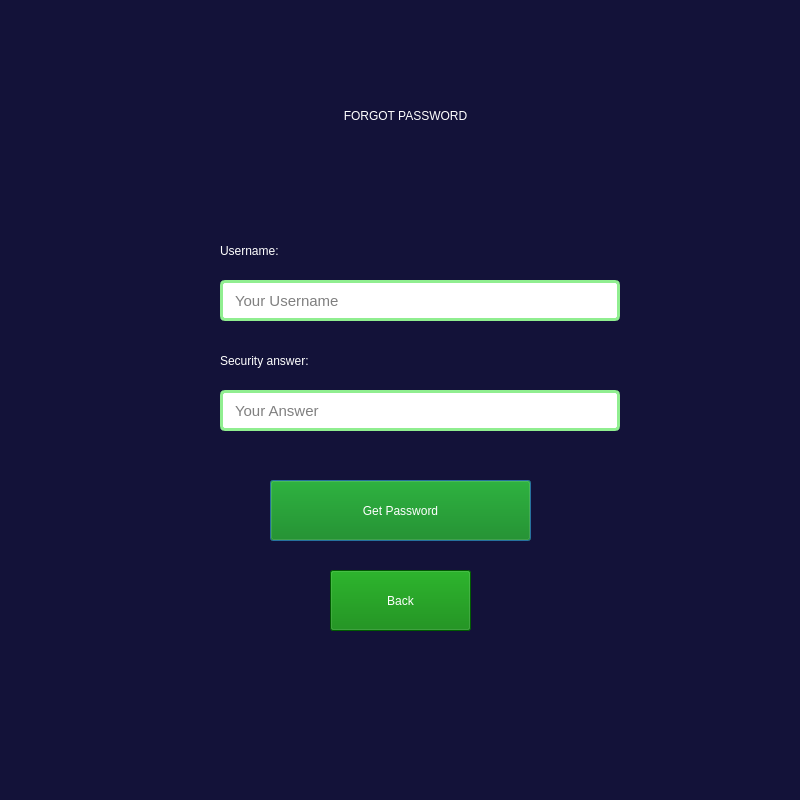
<?xml version="1.0" encoding="UTF-8"?>
<ui version="4.0">
 <class>Dialog</class>
 <widget class="QDialog" name="Dialog">
  <property name="geometry">
   <rect>
    <x>0</x>
    <y>0</y>
    <width>800</width>
    <height>800</height>
   </rect>
  </property>
  <property name="windowTitle">
   <string>Dialog</string>
  </property>
  <property name="styleSheet">
   <string notr="true">background-color:#131239</string>
  </property>
  <widget class="QLabel" name="label_3">
   <property name="geometry">
    <rect>
     <x>220</x>
     <y>340</y>
     <width>401</width>
     <height>41</height>
    </rect>
   </property>
   <property name="styleSheet">
    <string notr="true">font: 14pt &quot;Georgia&quot;;
color: white;</string>
   </property>
   <property name="text">
    <string>Security answer:</string>
   </property>
  </widget>
  <widget class="QPushButton" name="f_getpass">
   <property name="geometry">
    <rect>
     <x>270</x>
     <y>480</y>
     <width>261</width>
     <height>61</height>
    </rect>
   </property>
   <property name="cursor">
    <cursorShape>PointingHandCursor</cursorShape>
   </property>
   <property name="styleSheet">
    <string notr="true">font: 16pt &quot;Arial Rounded MT Bold&quot;;
padding:15px;
background-color:green;
color:white;</string>
   </property>
   <property name="text">
    <string>Get Password</string>
   </property>
  </widget>
  <widget class="QLabel" name="label">
   <property name="geometry">
    <rect>
     <x>200</x>
     <y>40</y>
     <width>411</width>
     <height>151</height>
    </rect>
   </property>
   <property name="styleSheet">
    <string notr="true">font: 36pt &quot;Copperplate Gothic Light&quot;;
color:white;
</string>
   </property>
   <property name="text">
    <string>FORGOT PASSWORD</string>
   </property>
   <property name="alignment">
    <set>Qt::AlignCenter</set>
   </property>
   <property name="wordWrap">
    <bool>true</bool>
   </property>
  </widget>
  <widget class="QLineEdit" name="f_answer">
   <property name="geometry">
    <rect>
     <x>220</x>
     <y>390</y>
     <width>400</width>
     <height>41</height>
    </rect>
   </property>
   <property name="font">
    <font>
     <pointsize>11</pointsize>
    </font>
   </property>
   <property name="styleSheet">
    <string notr="true">padding:0px 10px 0px 10px;
border-radius:5px;
border:3px solid lightgreen;
background-color:white;</string>
   </property>
   <property name="text">
    <string/>
   </property>
   <property name="placeholderText">
    <string>Your Answer</string>
   </property>
  </widget>
  <widget class="QPushButton" name="f_gotologin">
   <property name="geometry">
    <rect>
     <x>330</x>
     <y>570</y>
     <width>141</width>
     <height>61</height>
    </rect>
   </property>
   <property name="cursor">
    <cursorShape>PointingHandCursor</cursorShape>
   </property>
   <property name="styleSheet">
    <string notr="true">font: 16pt &quot;Arial Rounded MT Bold&quot;;
padding:15px;
background-color:green;
color:white;</string>
   </property>
   <property name="text">
    <string>Back</string>
   </property>
  </widget>
  <widget class="QLineEdit" name="f_username">
   <property name="geometry">
    <rect>
     <x>220</x>
     <y>280</y>
     <width>400</width>
     <height>41</height>
    </rect>
   </property>
   <property name="font">
    <font>
     <pointsize>11</pointsize>
    </font>
   </property>
   <property name="styleSheet">
    <string notr="true">padding:0px 10px 0px 10px;
border-radius:5px;
border:3px solid lightgreen;
background-color:white;</string>
   </property>
   <property name="text">
    <string/>
   </property>
   <property name="placeholderText">
    <string>Your Username</string>
   </property>
  </widget>
  <widget class="QLabel" name="label_4">
   <property name="geometry">
    <rect>
     <x>220</x>
     <y>230</y>
     <width>401</width>
     <height>41</height>
    </rect>
   </property>
   <property name="styleSheet">
    <string notr="true">font: 14pt &quot;Georgia&quot;;
color: white;</string>
   </property>
   <property name="text">
    <string>Username:</string>
   </property>
  </widget>
 </widget>
 <resources/>
 <connections/>
</ui>
